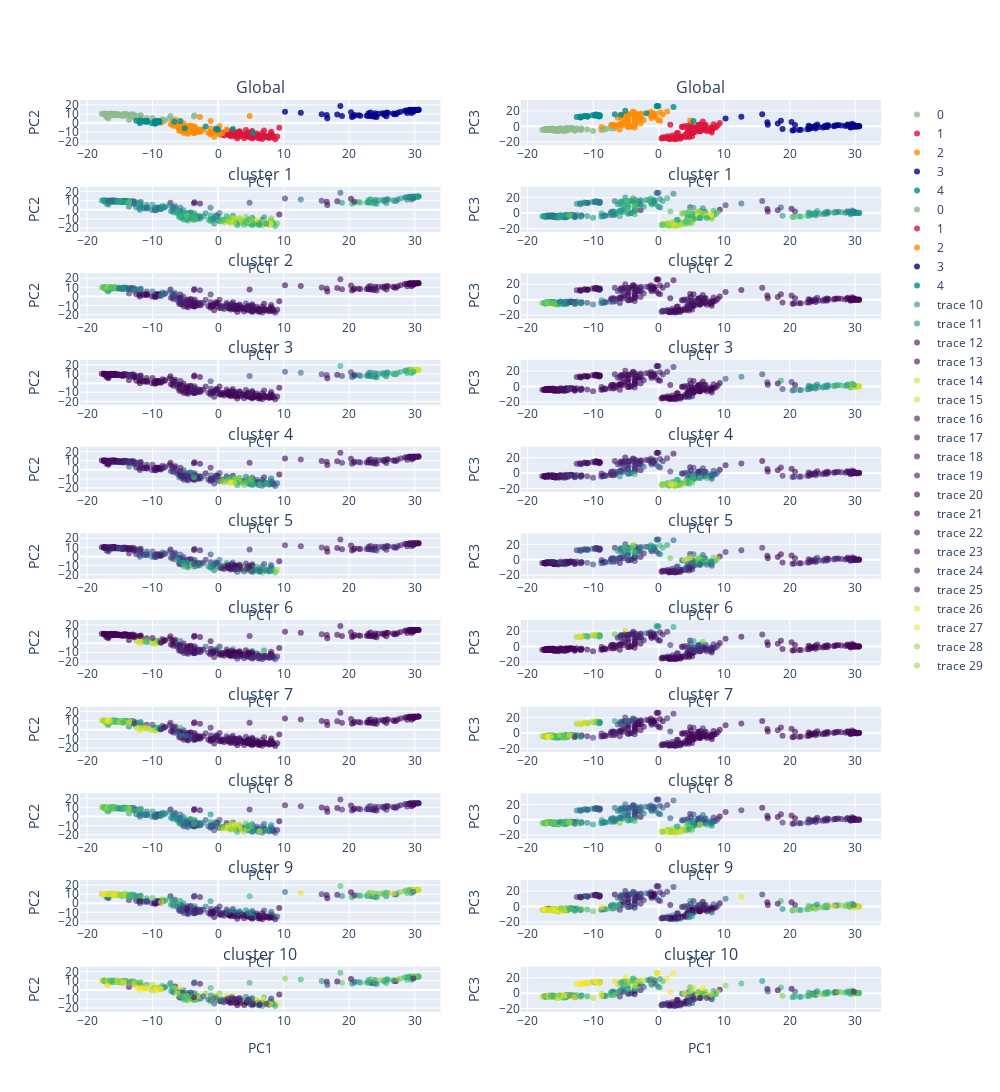

Write notebook code for a chart like this one.
### Markdown cell above
#### iii. cluster visualisation.

The function `MAC_process` performs dimensionality reduction on the _MS profiles_ extracted across local windows. _MS profiles_ are clustered (PCA + Mean Shift). 

Feature-wise, MS profiles contain the normalized probability of individual accessions towards window-level genetic clusters. We average MS_profiles by group. 

Below, the principal coordinates of Dr on the entire data sets are used to convey the ID of _MS profile_ features.

First the labels from the full set clustering are replotted.

### Code cell
from plotly import tools
from structure_tools.mstutorial_tools import KDE_pca

KDE_pca(feats= feats,Cameo= Cameo,label_vector= labels1,Subset= Subset, 
        Col_vec= colordict)

### Figure 1 — Plotly figure (JSON) as saved in the notebook; plotly's stock layout.template omitted (floating-point values rounded to 4 significant figures; data arrays with more than 128 entries replaced by an {"elided": "..."} marker saying what was removed)
{"data": [{"marker": {"color": "darkseagreen", "line": {"width": 0}, "opacity": 0.8, "size": 6, "symbol": "circle"}, "mode": "markers", "name": "0", "type": "scatter", "x": [-7.267, -3.689, -3.598, -14.12, -13.0, -17.75, -17.29, -15.15, -16.71, -17.27, -15.73, -14.62, -8.52, -15.72, -15.87, -12.72, -10.9, -11.86, -6.936, -12.49, -13.11, -15.79, -13.6, -13.42, -17.25, -11.79, -14.75, -16.57, -14.68, -17.04, -17.06, -14.77, -7.39, -16.29, -15.64, -8.431, -8.143, -13.59, -15.99, -16.04, -15.25, -12.78, -14.52, -13.28, -17.22, -16.54, -17.41, -16.2, -14.41, -15.6, -13.93, -15.94, -11.77, -17.45, -17.04, -16.28, -13.84, -16.21, -16.94, -14.11, -13.67, -15.86, -16.21, -14.23, -16.75, -15.73, -16.14, -14.08, -13.98, -17.09, -16.48, -16.12, -15.53, -15.86, -16.39, -15.31, -8.118, -15.94, -17.28, -6.658, -15.13, -14.29, -15.79, -15.3, -16.15, -17.01, -17.35, -17.37, -16.15, -16.07, -14.16, -16.01, -16.71, -13.6, -16.65, -15.54, -16.11, -10.01, -16.44, -12.83, -14.69, -16.75, -16.78, -8.758, -17.32, -15.79, -16.86, -16.07, -15.17, -16.76, -14.9, -13.61, -15.14, -11.97, -14.47, -16.26, -16.5], "xaxis": "x", "y": [7.676, 7.179, 8.248, 9.332, 9.629, 10.22, 9.578, 9.579, 8.925, 9.804, 9.668, 8.166, 4.274, 9.876, 9.259, 8.685, 5.502, 7.608, 2.906, 7.388, 7.896, 10.12, 3.287, 9.334, 9.614, 8.498, 9.175, 9.617, 8.653, 9.147, 9.54, 8.985, 5.259, 9.468, 9.426, 2.1, 3.505, 8.491, 9.703, 9.915, 9.237, 6.399, 9.641, 8.881, 9.445, 9.419, 9.887, 9.942, 9.563, 9.445, 9.024, 9.894, 4.616, 10.22, 6.636, 9.083, 9.269, 8.924, 9.611, 9.31, 7.972, 9.584, 9.426, 9.859, 5.445, 10.24, 8.82, 9.307, 9.398, 10.15, 9.397, 9.913, 9.145, 8.928, 9.559, 8.953, 2.568, 9.966, 9.733, 1.872, 9.185, 9.424, 9.076, 9.501, 10.14, 9.806, 9.782, 10.16, 9.973, 9.923, 8.279, 9.634, 9.059, 7.764, 8.892, 9.144, 9.651, 5.579, 10.18, 6.863, 8.778, 6.425, 7.561, 0.4684, 10.17, 9.77, 9.926, 9.67, 8.973, 9.838, 8.727, 8.177, 8.684, 7.94, 8.135, 9.421, 10.02], "yaxis": "y"}, {"marker": {"color": "crimson", "line": {"width": 0}, "opacity": 0.8, "size": 6, "symbol": "circle"}, "mode": "markers", "name": "1", "type": "scatter", "x": [9.327, 4.433, 5.199, 4.674, 1.696, 8.433, 9.014, 7.165, 4.95, 0.5718, 6.038, 3.545, 1.389, 5.172, 8.278, 7.926, 5.451, 6.937, 7.014, 6.161, 5.214, 5.303, 6.103, 4.522, 5.254, 6.06, 4.905, 6.382, 3.539, 6.086, 7.756, 4.756, 3.673, 6.743, 6.926, 8.72, 6.729, 8.388, 2.386, 4.245, 8.105, 2.741, 8.027, 4.548, 2.902, 7.184, 7.158, 8.019, 1.155, 4.074, 5.485, 7.959, 6.051, 1.775, 4.661, 2.309, 4.967, 5.142, 6.196, 4.895, 4.549, 4.639, 2.296, 2.95, 3.259, 5.915, 3.924, 6.618, 1.982, 7.351, 6.277, 2.923, 0.4232, 4.381, 1.607, 3.428, 6.397, 1.535, 1.718, 2.736, 2.093, 5.328, 1.897, 2.559, 4.36, 3.979, 1.556, 3.306, 3.301, 5.228, 3.011, 1.899, 4.744, 0.9181, 2.759, 2.92, 4.638, 2.459, 5.113, 0.6735], "xaxis": "x", "y": [-5.192, -14.52, -8.61, -11.93, -9.522, -15.83, -14.71, -14.12, -11.83, -10.44, -14.07, -12.9, -9.055, -15.45, -13.06, -13.63, -15.56, -14.76, -8.097, -16.74, -12.7, -12.69, -13.51, -11.94, -12.84, -13.6, -12.42, -14.84, -11.9, -13.82, -16.35, -12.65, -12.28, -10.97, -14.3, -17.67, -17.55, -15.1, -10.29, -7.63, -9.361, -11.13, -11.61, -10.48, -10.17, -15.38, -13.8, -15.38, -11.01, -13.23, -14.97, -15.52, -14.13, -11.68, -14.9, -13.43, -15.87, -15.42, -14.24, -13.0, -12.6, -11.38, -9.852, -13.45, -8.907, -11.29, -13.19, -14.02, -12.58, -15.08, -16.21, -12.99, -12.56, -13.64, -12.83, -14.37, -16.2, -12.48, -12.62, -12.57, -8.19, -14.7, -13.07, -9.929, -13.66, -16.58, -10.02, -12.28, -9.794, -16.95, -13.37, -14.36, -12.34, -13.66, -14.41, -16.98, -10.63, -14.12, -10.05, -12.3], "yaxis": "y"}, {"marker": {"color": "darkorange", "line": {"width": 0}, "opacity": 0.8, "size": 6, "symbol": "circle"}, "mode": "markers", "name": "2", "type": "scatter", "x": [4.803, -2.763, -6.546, 0.2117, -2.714, -1.148, -3.591, -3.7, -4.491, -3.564, -3.469, -4.593, -7.215, -6.835, -4.158, -0.7689, -5.272, -5.875, -5.81, -0.8177, -1.086, -6.955, -4.537, -1.084, -5.9, 1.301, -1.179, -0.7753, -2.658, -4.763, -3.037, -3.078, -4.694, -4.258, -4.677, -0.3635, -5.435, -4.597, -3.081, -0.02797, -1.101, -3.679, -2.969, -5.886, -3.515, -5.312, -2.766, -1.058, -0.7541, -3.964, -3.495, -2.28, -5.547, -5.926, -3.861, -6.117, -3.649, -6.233, -5.745, -5.506, -0.6029, -5.218, -8.707, 0.2027, -4.666, -1.496, -4.803, -4.021, 0.6252, -3.66], "xaxis": "x", "y": [7.761, 6.786, 3.805, -3.585, -7.591, 2.2, -3.436, -10.5, -9.414, -5.502, -10.71, -11.71, -1.344, -2.807, -2.737, -10.18, -0.4268, -1.644, -1.681, -10.5, -6.25, -1.146, -6.045, -10.25, -3.279, -7.036, -12.37, -10.66, -9.552, -10.44, -8.452, -8.924, -4.687, -3.218, -3.285, -8.172, -2.933, -5.311, -7.041, -10.93, -11.12, -10.92, -9.762, -6.557, -7.421, -8.379, -7.273, -9.707, -9.184, -8.106, -8.574, -7.132, -8.896, -8.301, -10.39, -1.944, -9.406, -4.115, -6.466, -6.869, -15.04, -10.89, 0.9889, -12.58, -6.931, -10.6, -6.213, -9.056, -11.14, -8.29], "yaxis": "y"}, {"marker": {"color": "darkblue", "line": {"width": 0}, "opacity": 0.8, "size": 6, "symbol": "circle"}, "mode": "markers", "name": "3", "type": "scatter", "x": [30.01, 30.6, 30.02, 29.67, 30.21, 29.69, 23.06, 23.59, 23.33, 30.41, 21.71, 18.65, 29.5, 29.81, 20.41, 29.68, 29.69, 25.42, 15.8, 29.85, 25.67, 23.95, 26.88, 29.16, 27.15, 30.57, 29.52, 22.67, 21.42, 20.66, 29.27, 25.75, 29.92, 10.21, 22.87, 27.38, 27.86, 23.85, 29.56, 28.5, 23.27, 29.28, 30.51, 23.93, 12.62, 28.84, 24.44, 25.06, 29.61, 29.93, 20.28, 18.9, 29.21, 29.36, 29.57, 29.13, 16.58, 22.96, 26.73, 28.76, 25.92, 29.79, 24.19, 25.32, 18.17, 16.66, 20.8], "xaxis": "x", "y": [14.56, 14.57, 14.22, 13.93, 14.23, 14.08, 8.048, 7.741, 7.649, 14.45, 8.118, 18.75, 11.2, 13.87, 6.65, 13.35, 14.36, 10.65, 9.8, 14.03, 7.524, 10.71, 9.816, 13.76, 9.669, 14.54, 13.19, 8.116, 8.533, 7.633, 13.94, 11.56, 14.32, 12.41, 8.186, 11.29, 12.34, 7.02, 14.11, 13.6, 11.61, 14.64, 14.65, 8.806, 11.34, 11.11, 10.36, 10.74, 14.35, 14.32, 12.01, 7.835, 13.67, 14.17, 13.95, 14.12, 8.873, 10.73, 10.56, 13.87, 11.2, 12.46, 6.58, 9.262, 9.307, 5.326, 8.843], "yaxis": "y"}, {"marker": {"color": "darkcyan", "line": {"width": 0}, "opacity": 0.8, "size": 6, "symbol": "circle"}, "mode": "markers", "name": "4", "type": "scatter", "x": [-11.25, -0.2046, -0.03446, -1.895, 5.314, -10.81, 2.258, -6.688, -10.86, -9.41, -9.011, -12.5, -0.3048, -5.757, -11.35, -11.83, -9.21, -9.268, -5.095, -9.074, -9.482, -12.02, -9.727, -11.94, -9.513, -10.1, -10.92, -9.711, -9.409, -8.965, -8.997], "xaxis": "x", "y": [2.044, -7.103, -7.14, -3.689, -10.45, 2.42, -6.466, 1.357, 1.285, 2.171, 1.476, 2.496, -6.322, 2.284, 1.725, 3.101, 1.699, 2.339, -5.74, 1.522, -0.2628, 1.737, 1.979, -0.1686, -0.4316, -0.1748, 2.502, -0.3327, 2.309, 2.38, 1.084], "yaxis": "y"}, {"marker": {"color": "darkseagreen", "line": {"width": 0}, "opacity": 0.8, "size": 6, "symbol": "circle"}, "mode": "markers", "name": "0", "type": "scatter", "x": [-7.267, -3.689, -3.598, -14.12, -13.0, -17.75, -17.29, -15.15, -16.71, -17.27, -15.73, -14.62, -8.52, -15.72, -15.87, -12.72, -10.9, -11.86, -6.936, -12.49, -13.11, -15.79, -13.6, -13.42, -17.25, -11.79, -14.75, -16.57, -14.68, -17.04, -17.06, -14.77, -7.39, -16.29, -15.64, -8.431, -8.143, -13.59, -15.99, -16.04, -15.25, -12.78, -14.52, -13.28, -17.22, -16.54, -17.41, -16.2, -14.41, -15.6, -13.93, -15.94, -11.77, -17.45, -17.04, -16.28, -13.84, -16.21, -16.94, -14.11, -13.67, -15.86, -16.21, -14.23, -16.75, -15.73, -16.14, -14.08, -13.98, -17.09, -16.48, -16.12, -15.53, -15.86, -16.39, -15.31, -8.118, -15.94, -17.28, -6.658, -15.13, -14.29, -15.79, -15.3, -16.15, -17.01, -17.35, -17.37, -16.15, -16.07, -14.16, -16.01, -16.71, -13.6, -16.65, -15.54, -16.11, -10.01, -16.44, -12.83, -14.69, -16.75, -16.78, -8.758, -17.32, -15.79, -16.86, -16.07, -15.17, -16.76, -14.9, -13.61, -15.14, -11.97, -14.47, -16.26, -16.5], "xaxis": "x2", "y": [0.2581, 2.785, 4.424, -2.204, -3.026, -4.249, -4.757, -4.397, -4.028, -3.883, -3.593, -4.229, -4.017, -4.503, -3.436, -3.696, -3.982, -4.651, -2.703, -2.357, -2.556, -4.596, -3.062, -2.103, -4.752, -3.607, -4.549, -4.229, -5.587, -4.318, -3.545, -3.734, -2.51, -3.788, -4.645, -3.484, -2.729, -2.563, -4.889, -4.871, -4.888, -5.402, -3.482, -2.952, -4.423, -3.811, -4.122, -4.907, -4.21, -4.473, -3.006, -4.894, -2.835, -4.406, -3.242, -3.106, -4.916, -3.261, -4.558, -4.803, -3.435, -4.687, -3.763, -4.561, -3.087, -5.598, -2.8, -3.904, -3.917, -3.72, -3.438, -4.888, -4.61, -3.638, -3.536, -6.115, -3.656, -4.891, -4.302, -2.151, -4.237, -5.933, -5.812, -4.897, -4.856, -3.448, -4.202, -3.925, -4.8, -4.783, -3.001, -4.247, -4.112, -2.847, -3.126, -4.11, -3.756, -6.166, -3.762, -5.21, -4.106, -3.068, -3.67, -4.388, -4.005, -4.595, -4.504, -4.76, -5.266, -4.346, -2.411, -3.187, -2.769, -4.436, -3.247, -3.429, -4.165], "yaxis": "y2"}, {"marker": {"color": "crimson", "line": {"width": 0}, "opacity": 0.8, "size": 6, "symbol": "circle"}, "mode": "markers", "name": "1", "type": "scatter", "x": [9.327, 4.433, 5.199, 4.674, 1.696, 8.433, 9.014, 7.165, 4.95, 0.5718, 6.038, 3.545, 1.389, 5.172, 8.278, 7.926, 5.451, 6.937, 7.014, 6.161, 5.214, 5.303, 6.103, 4.522, 5.254, 6.06, 4.905, 6.382, 3.539, 6.086, 7.756, 4.756, 3.673, 6.743, 6.926, 8.72, 6.729, 8.388, 2.386, 4.245, 8.105, 2.741, 8.027, 4.548, 2.902, 7.184, 7.158, 8.019, 1.155, 4.074, 5.485, 7.959, 6.051, 1.775, 4.661, 2.309, 4.967, 5.142, 6.196, 4.895, 4.549, 4.639, 2.296, 2.95, 3.259, 5.915, 3.924, 6.618, 1.982, 7.351, 6.277, 2.923, 0.4232, 4.381, 1.607, 3.428, 6.397, 1.535, 1.718, 2.736, 2.093, 5.328, 1.897, 2.559, 4.36, 3.979, 1.556, 3.306, 3.301, 5.228, 3.011, 1.899, 4.744, 0.9181, 2.759, 2.92, 4.638, 2.459, 5.113, 0.6735], "xaxis": "x2", "y": [4.292, 0.6631, -0.7979, -7.112, -15.85, -1.561, 1.021, 1.744, -7.423, -14.34, 1.373, -13.33, -12.91, -4.353, -2.789, -4.145, -2.119, -4.032, 1.776, -1.202, -6.485, -6.428, -4.768, -6.941, -6.521, -4.693, -5.967, 2.777, -0.5655, 0.7229, -4.524, -10.02, -0.8453, 6.172, -3.924, -1.464, -0.6412, 2.844, -14.34, -12.45, -7.847, -14.54, -5.542, -10.79, -13.41, -2.397, -3.796, -2.935, -14.95, -13.77, -7.58, -1.506, 1.6, 1.954, -1.552, -15.08, -4.523, -8.586, -6.354, 3.379, -10.18, -13.86, -16.2, -14.12, -13.35, -3.423, 0.1891, -3.192, -15.72, -6.372, -6.158, -15.45, -15.59, -5.929, -15.18, -13.99, -6.339, -15.16, -15.27, -15.75, -11.69, -7.504, -15.86, -16.66, -9.874, -11.29, -16.37, -13.3, -16.0, -4.872, -14.39, -14.62, -10.12, -14.21, -9.049, -8.736, -11.82, -14.3, -12.8, -15.39], "yaxis": "y2"}, {"marker": {"color": "darkorange", "line": {"width": 0}, "opacity": 0.8, "size": 6, "symbol": "circle"}, "mode": "markers", "name": "2", "type": "scatter", "x": [4.803, -2.763, -6.546, 0.2117, -2.714, -1.148, -3.591, -3.7, -4.491, -3.564, -3.469, -4.593, -7.215, -6.835, -4.158, -0.7689, -5.272, -5.875, -5.81, -0.8177, -1.086, -6.955, -4.537, -1.084, -5.9, 1.301, -1.179, -0.7753, -2.658, -4.763, -3.037, -3.078, -4.694, -4.258, -4.677, -0.3635, -5.435, -4.597, -3.081, -0.02797, -1.101, -3.679, -2.969, -5.886, -3.515, -5.312, -2.766, -1.058, -0.7541, -3.964, -3.495, -2.28, -5.547, -5.926, -3.861, -6.117, -3.649, -6.233, -5.745, -5.506, -0.6029, -5.218, -8.707, 0.2027, -4.666, -1.496, -4.803, -4.021, 0.6252, -3.66], "xaxis": "x2", "y": [7.518, 3.615, -0.1526, 7.194, 16.76, 13.29, 2.336, 14.34, 15.52, 6.18, 11.55, 10.09, 1.694, 1.588, 0.1617, 15.14, 4.423, 2.103, 2.193, 15.18, 10.93, 2.042, 15.22, 13.31, 2.611, 19.09, 18.78, 15.14, 11.39, 9.748, 11.45, 14.58, 5.833, -0.08943, -0.7438, 11.08, 1.46, -0.8137, 11.55, 8.058, 16.4, 7.376, 11.12, 12.27, 16.85, 12.01, 15.66, 15.07, 12.98, 18.16, 14.19, 8.099, 6.162, -4.203, 19.03, 2.054, 9.587, 11.29, 14.24, 13.78, 16.79, 15.45, -0.6757, 18.29, 5.17, 16.61, 14.66, 15.56, 15.44, -1.581], "yaxis": "y2"}, {"marker": {"color": "darkblue", "line": {"width": 0}, "opacity": 0.8, "size": 6, "symbol": "circle"}, "mode": "markers", "name": "3", "type": "scatter", "x": [30.01, 30.6, 30.02, 29.67, 30.21, 29.69, 23.06, 23.59, 23.33, 30.41, 21.71, 18.65, 29.5, 29.81, 20.41, 29.68, 29.69, 25.42, 15.8, 29.85, 25.67, 23.95, 26.88, 29.16, 27.15, 30.57, 29.52, 22.67, 21.42, 20.66, 29.27, 25.75, 29.92, 10.21, 22.87, 27.38, 27.86, 23.85, 29.56, 28.5, 23.27, 29.28, 30.51, 23.93, 12.62, 28.84, 24.44, 25.06, 29.61, 29.93, 20.28, 18.9, 29.21, 29.36, 29.57, 29.13, 16.58, 22.96, 26.73, 28.76, 25.92, 29.79, 24.19, 25.32, 18.17, 16.66, 20.8], "xaxis": "x2", "y": [0.8817, 0.03266, 0.3344, 0.4588, -0.4324, 1.267, -0.1384, -1.309, -1.242, 0.02706, -4.54, 7.225, 3.343, 0.235, -5.233, 0.5849, 0.1434, -0.873, 15.6, -0.1166, 1.561, -2.883, 1.155, 1.025, 1.133, 0.004329, 1.145, -3.641, -4.641, -4.829, 0.7581, -0.952, 0.1131, 10.03, 0.743, 1.685, 1.107, 0.5117, -0.157, 0.3947, -2.173, -1.423, 0.352, -0.5483, 12.43, 2.429, -0.9423, -1.414, 0.4314, 0.2504, 5.555, -3.455, -0.3649, 0.5379, -0.3066, 0.7913, 5.333, -3.555, 0.2635, 1.551, 1.013, 1.865, 2.507, 0.5217, 3.61, 2.005, 1.838], "yaxis": "y2"}, {"marker": {"color": "darkcyan", "line": {"width": 0}, "opacity": 0.8, "size": 6, "symbol": "circle"}, "mode": "markers", "name": "4", "type": "scatter", "x": [-11.25, -0.2046, -0.03446, -1.895, 5.314, -10.81, 2.258, -6.688, -10.86, -9.41, -9.011, -12.5, -0.3048, -5.757, -11.35, -11.83, -9.21, -9.268, -5.095, -9.074, -9.482, -12.02, -9.727, -11.94, -9.513, -10.1, -10.92, -9.711, -9.409, -8.965, -8.997], "xaxis": "x2", "y": [13.26, 26.36, 26.26, 16.95, 6.993, 13.25, 25.12, 15.65, 12.85, 14.15, 13.89, 12.15, 25.96, 14.88, 13.49, 11.88, 14.26, 14.22, 20.16, 12.84, 15.07, 12.72, 13.83, 11.54, 15.2, 14.38, 12.84, 15.02, 14.18, 14.46, 12.99], "yaxis": "y2"}, {"marker": {"color": {"elided": "385 float values"}, "colorscale": [[0, "#440154"], [0.1111, "#482878"], [0.2222, "#3e4989"], [0.3333, "#31688e"], [0.4444, "#26828e"], [0.5556, "#1f9e89"], [0.6667, "#35b779"], [0.7778, "#6ece58"], [0.8889, "#b5de2b"], [1, "#fde725"]], "line": {"width": 0}, "opacity": 0.6, "size": 6, "symbol": "circle"}, "mode": "markers", "type": "scatter", "x": {"elided": "385 float values"}, "xaxis": "x3", "y": {"elided": "385 float values"}, "yaxis": "y3"}, {"marker": {"color": {"elided": "385 float values"}, "colorscale": [[0, "#440154"], [0.1111, "#482878"], [0.2222, "#3e4989"], [0.3333, "#31688e"], [0.4444, "#26828e"], [0.5556, "#1f9e89"], [0.6667, "#35b779"], [0.7778, "#6ece58"], [0.8889, "#b5de2b"], [1, "#fde725"]], "line": {"width": 0}, "opacity": 0.6, "size": 6, "symbol": "circle"}, "mode": "markers", "type": "scatter", "x": {"elided": "385 float values"}, "xaxis": "x4", "y": {"elided": "385 float values"}, "yaxis": "y4"}, {"marker": {"color": {"elided": "385 float values"}, "colorscale": [[0, "#440154"], [0.1111, "#482878"], [0.2222, "#3e4989"], [0.3333, "#31688e"], [0.4444, "#26828e"], [0.5556, "#1f9e89"], [0.6667, "#35b779"], [0.7778, "#6ece58"], [0.8889, "#b5de2b"], [1, "#fde725"]], "line": {"width": 0}, "opacity": 0.6, "size": 6, "symbol": "circle"}, "mode": "markers", "type": "scatter", "x": {"elided": "385 float values"}, "xaxis": "x5", "y": {"elided": "385 float values"}, "yaxis": "y5"}, {"marker": {"color": {"elided": "385 float values"}, "colorscale": [[0, "#440154"], [0.1111, "#482878"], [0.2222, "#3e4989"], [0.3333, "#31688e"], [0.4444, "#26828e"], [0.5556, "#1f9e89"], [0.6667, "#35b779"], [0.7778, "#6ece58"], [0.8889, "#b5de2b"], [1, "#fde725"]], "line": {"width": 0}, "opacity": 0.6, "size": 6, "symbol": "circle"}, "mode": "markers", "type": "scatter", "x": {"elided": "385 float values"}, "xaxis": "x6", "y": {"elided": "385 float values"}, "yaxis": "y6"}, {"marker": {"color": {"elided": "385 float values"}, "colorscale": [[0, "#440154"], [0.1111, "#482878"], [0.2222, "#3e4989"], [0.3333, "#31688e"], [0.4444, "#26828e"], [0.5556, "#1f9e89"], [0.6667, "#35b779"], [0.7778, "#6ece58"], [0.8889, "#b5de2b"], [1, "#fde725"]], "line": {"width": 0}, "opacity": 0.6, "size": 6, "symbol": "circle"}, "mode": "markers", "type": "scatter", "x": {"elided": "385 float values"}, "xaxis": "x7", "y": {"elided": "385 float values"}, "yaxis": "y7"}, {"marker": {"color": {"elided": "385 float values"}, "colorscale": [[0, "#440154"], [0.1111, "#482878"], [0.2222, "#3e4989"], [0.3333, "#31688e"], [0.4444, "#26828e"], [0.5556, "#1f9e89"], [0.6667, "#35b779"], [0.7778, "#6ece58"], [0.8889, "#b5de2b"], [1, "#fde725"]], "line": {"width": 0}, "opacity": 0.6, "size": 6, "symbol": "circle"}, "mode": "markers", "type": "scatter", "x": {"elided": "385 float values"}, "xaxis": "x8", "y": {"elided": "385 float values"}, "yaxis": "y8"}, {"marker": {"color": {"elided": "385 float values"}, "colorscale": [[0, "#440154"], [0.1111, "#482878"], [0.2222, "#3e4989"], [0.3333, "#31688e"], [0.4444, "#26828e"], [0.5556, "#1f9e89"], [0.6667, "#35b779"], [0.7778, "#6ece58"], [0.8889, "#b5de2b"], [1, "#fde725"]], "line": {"width": 0}, "opacity": 0.6, "size": 6, "symbol": "circle"}, "mode": "markers", "type": "scatter", "x": {"elided": "385 float values"}, "xaxis": "x9", "y": {"elided": "385 float values"}, "yaxis": "y9"}, {"marker": {"color": {"elided": "385 float values"}, "colorscale": [[0, "#440154"], [0.1111, "#482878"], [0.2222, "#3e4989"], [0.3333, "#31688e"], [0.4444, "#26828e"], [0.5556, "#1f9e89"], [0.6667, "#35b779"], [0.7778, "#6ece58"], [0.8889, "#b5de2b"], [1, "#fde725"]], "line": {"width": 0}, "opacity": 0.6, "size": 6, "symbol": "circle"}, "mode": "markers", "type": "scatter", "x": {"elided": "385 float values"}, "xaxis": "x10", "y": {"elided": "385 float values"}, "yaxis": "y10"}, {"marker": {"color": {"elided": "385 float values"}, "colorscale": [[0, "#440154"], [0.1111, "#482878"], [0.2222, "#3e4989"], [0.3333, "#31688e"], [0.4444, "#26828e"], [0.5556, "#1f9e89"], [0.6667, "#35b779"], [0.7778, "#6ece58"], [0.8889, "#b5de2b"], [1, "#fde725"]], "line": {"width": 0}, "opacity": 0.6, "size": 6, "symbol": "circle"}, "mode": "markers", "type": "scatter", "x": {"elided": "385 float values"}, "xaxis": "x11", "y": {"elided": "385 float values"}, "yaxis": "y11"}, {"marker": {"color": {"elided": "385 float values"}, "colorscale": [[0, "#440154"], [0.1111, "#482878"], [0.2222, "#3e4989"], [0.3333, "#31688e"], [0.4444, "#26828e"], [0.5556, "#1f9e89"], [0.6667, "#35b779"], [0.7778, "#6ece58"], [0.8889, "#b5de2b"], [1, "#fde725"]], "line": {"width": 0}, "opacity": 0.6, "size": 6, "symbol": "circle"}, "mode": "markers", "type": "scatter", "x": {"elided": "385 float values"}, "xaxis": "x12", "y": {"elided": "385 float values"}, "yaxis": "y12"}, {"marker": {"color": {"elided": "385 float values"}, "colorscale": [[0, "#440154"], [0.1111, "#482878"], [0.2222, "#3e4989"], [0.3333, "#31688e"], [0.4444, "#26828e"], [0.5556, "#1f9e89"], [0.6667, "#35b779"], [0.7778, "#6ece58"], [0.8889, "#b5de2b"], [1, "#fde725"]], "line": {"width": 0}, "opacity": 0.6, "size": 6, "symbol": "circle"}, "mode": "markers", "type": "scatter", "x": {"elided": "385 float values"}, "xaxis": "x13", "y": {"elided": "385 float values"}, "yaxis": "y13"}, {"marker": {"color": {"elided": "385 float values"}, "colorscale": [[0, "#440154"], [0.1111, "#482878"], [0.2222, "#3e4989"], [0.3333, "#31688e"], [0.4444, "#26828e"], [0.5556, "#1f9e89"], [0.6667, "#35b779"], [0.7778, "#6ece58"], [0.8889, "#b5de2b"], [1, "#fde725"]], "line": {"width": 0}, "opacity": 0.6, "size": 6, "symbol": "circle"}, "mode": "markers", "type": "scatter", "x": {"elided": "385 float values"}, "xaxis": "x14", "y": {"elided": "385 float values"}, "yaxis": "y14"}, {"marker": {"color": {"elided": "385 float values"}, "colorscale": [[0, "#440154"], [0.1111, "#482878"], [0.2222, "#3e4989"], [0.3333, "#31688e"], [0.4444, "#26828e"], [0.5556, "#1f9e89"], [0.6667, "#35b779"], [0.7778, "#6ece58"], [0.8889, "#b5de2b"], [1, "#fde725"]], "line": {"width": 0}, "opacity": 0.6, "size": 6, "symbol": "circle"}, "mode": "markers", "type": "scatter", "x": {"elided": "385 float values"}, "xaxis": "x15", "y": {"elided": "385 float values"}, "yaxis": "y15"}, {"marker": {"color": {"elided": "385 float values"}, "colorscale": [[0, "#440154"], [0.1111, "#482878"], [0.2222, "#3e4989"], [0.3333, "#31688e"], [0.4444, "#26828e"], [0.5556, "#1f9e89"], [0.6667, "#35b779"], [0.7778, "#6ece58"], [0.8889, "#b5de2b"], [1, "#fde725"]], "line": {"width": 0}, "opacity": 0.6, "size": 6, "symbol": "circle"}, "mode": "markers", "type": "scatter", "x": {"elided": "385 float values"}, "xaxis": "x16", "y": {"elided": "385 float values"}, "yaxis": "y16"}, {"marker": {"color": {"elided": "385 float values"}, "colorscale": [[0, "#440154"], [0.1111, "#482878"], [0.2222, "#3e4989"], [0.3333, "#31688e"], [0.4444, "#26828e"], [0.5556, "#1f9e89"], [0.6667, "#35b779"], [0.7778, "#6ece58"], [0.8889, "#b5de2b"], [1, "#fde725"]], "line": {"width": 0}, "opacity": 0.6, "size": 6, "symbol": "circle"}, "mode": "markers", "type": "scatter", "x": {"elided": "385 float values"}, "xaxis": "x17", "y": {"elided": "385 float values"}, "yaxis": "y17"}, {"marker": {"color": {"elided": "385 float values"}, "colorscale": [[0, "#440154"], [0.1111, "#482878"], [0.2222, "#3e4989"], [0.3333, "#31688e"], [0.4444, "#26828e"], [0.5556, "#1f9e89"], [0.6667, "#35b779"], [0.7778, "#6ece58"], [0.8889, "#b5de2b"], [1, "#fde725"]], "line": {"width": 0}, "opacity": 0.6, "size": 6, "symbol": "circle"}, "mode": "markers", "type": "scatter", "x": {"elided": "385 float values"}, "xaxis": "x18", "y": {"elided": "385 float values"}, "yaxis": "y18"}, {"marker": {"color": {"elided": "385 float values"}, "colorscale": [[0, "#440154"], [0.1111, "#482878"], [0.2222, "#3e4989"], [0.3333, "#31688e"], [0.4444, "#26828e"], [0.5556, "#1f9e89"], [0.6667, "#35b779"], [0.7778, "#6ece58"], [0.8889, "#b5de2b"], [1, "#fde725"]], "line": {"width": 0}, "opacity": 0.6, "size": 6, "symbol": "circle"}, "mode": "markers", "type": "scatter", "x": {"elided": "385 float values"}, "xaxis": "x19", "y": {"elided": "385 float values"}, "yaxis": "y19"}, {"marker": {"color": {"elided": "385 float values"}, "colorscale": [[0, "#440154"], [0.1111, "#482878"], [0.2222, "#3e4989"], [0.3333, "#31688e"], [0.4444, "#26828e"], [0.5556, "#1f9e89"], [0.6667, "#35b779"], [0.7778, "#6ece58"], [0.8889, "#b5de2b"], [1, "#fde725"]], "line": {"width": 0}, "opacity": 0.6, "size": 6, "symbol": "circle"}, "mode": "markers", "type": "scatter", "x": {"elided": "385 float values"}, "xaxis": "x20", "y": {"elided": "385 float values"}, "yaxis": "y20"}, {"marker": {"color": {"elided": "385 float values"}, "colorscale": [[0, "#440154"], [0.1111, "#482878"], [0.2222, "#3e4989"], [0.3333, "#31688e"], [0.4444, "#26828e"], [0.5556, "#1f9e89"], [0.6667, "#35b779"], [0.7778, "#6ece58"], [0.8889, "#b5de2b"], [1, "#fde725"]], "line": {"width": 0}, "opacity": 0.6, "size": 6, "symbol": "circle"}, "mode": "markers", "type": "scatter", "x": {"elided": "385 float values"}, "xaxis": "x21", "y": {"elided": "385 float values"}, "yaxis": "y21"}, {"marker": {"color": {"elided": "385 float values"}, "colorscale": [[0, "#440154"], [0.1111, "#482878"], [0.2222, "#3e4989"], [0.3333, "#31688e"], [0.4444, "#26828e"], [0.5556, "#1f9e89"], [0.6667, "#35b779"], [0.7778, "#6ece58"], [0.8889, "#b5de2b"], [1, "#fde725"]], "line": {"width": 0}, "opacity": 0.6, "size": 6, "symbol": "circle"}, "mode": "markers", "type": "scatter", "x": {"elided": "385 float values"}, "xaxis": "x22", "y": {"elided": "385 float values"}, "yaxis": "y22"}], "layout": {"annotations": [{"font": {"size": 16}, "showarrow": false, "text": "Global", "x": 0.225, "xanchor": "center", "xref": "paper", "y": 1.0, "yanchor": "bottom", "yref": "paper"}, {"font": {"size": 16}, "showarrow": false, "text": "Global", "x": 0.775, "xanchor": "center", "xref": "paper", "y": 1.0, "yanchor": "bottom", "yref": "paper"}, {"font": {"size": 16}, "showarrow": false, "text": "cluster 1", "x": 0.225, "xanchor": "center", "xref": "paper", "y": 0.905, "yanchor": "bottom", "yref": "paper"}, {"font": {"size": 16}, "showarrow": false, "text": "cluster 1", "x": 0.775, "xanchor": "center", "xref": "paper", "y": 0.905, "yanchor": "bottom", "yref": "paper"}, {"font": {"size": 16}, "showarrow": false, "text": "cluster 2", "x": 0.225, "xanchor": "center", "xref": "paper", "y": 0.8099, "yanchor": "bottom", "yref": "paper"}, {"font": {"size": 16}, "showarrow": false, "text": "cluster 2", "x": 0.775, "xanchor": "center", "xref": "paper", "y": 0.8099, "yanchor": "bottom", "yref": "paper"}, {"font": {"size": 16}, "showarrow": false, "text": "cluster 3", "x": 0.225, "xanchor": "center", "xref": "paper", "y": 0.7149, "yanchor": "bottom", "yref": "paper"}, {"font": {"size": 16}, "showarrow": false, "text": "cluster 3", "x": 0.775, "xanchor": "center", "xref": "paper", "y": 0.7149, "yanchor": "bottom", "yref": "paper"}, {"font": {"size": 16}, "showarrow": false, "text": "cluster 4", "x": 0.225, "xanchor": "center", "xref": "paper", "y": 0.6198, "yanchor": "bottom", "yref": "paper"}, {"font": {"size": 16}, "showarrow": false, "text": "cluster 4", "x": 0.775, "xanchor": "center", "xref": "paper", "y": 0.6198, "yanchor": "bottom", "yref": "paper"}, {"font": {"size": 16}, "showarrow": false, "text": "cluster 5", "x": 0.225, "xanchor": "center", "xref": "paper", "y": 0.5248, "yanchor": "bottom", "yref": "paper"}, {"font": {"size": 16}, "showarrow": false, "text": "cluster 5", "x": 0.775, "xanchor": "center", "xref": "paper", "y": 0.5248, "yanchor": "bottom", "yref": "paper"}, {"font": {"size": 16}, "showarrow": false, "text": "cluster 6", "x": 0.225, "xanchor": "center", "xref": "paper", "y": 0.4298, "yanchor": "bottom", "yref": "paper"}, {"font": {"size": 16}, "showarrow": false, "text": "cluster 6", "x": 0.775, "xanchor": "center", "xref": "paper", "y": 0.4298, "yanchor": "bottom", "yref": "paper"}, {"font": {"size": 16}, "showarrow": false, "text": "cluster 7", "x": 0.225, "xanchor": "center", "xref": "paper", "y": 0.3347, "yanchor": "bottom", "yref": "paper"}, {"font": {"size": 16}, "showarrow": false, "text": "cluster 7", "x": 0.775, "xanchor": "center", "xref": "paper", "y": 0.3347, "yanchor": "bottom", "yref": "paper"}, {"font": {"size": 16}, "showarrow": false, "text": "cluster 8", "x": 0.225, "xanchor": "center", "xref": "paper", "y": 0.2397, "yanchor": "bottom", "yref": "paper"}, {"font": {"size": 16}, "showarrow": false, "text": "cluster 8", "x": 0.775, "xanchor": "center", "xref": "paper", "y": 0.2397, "yanchor": "bottom", "yref": "paper"}, {"font": {"size": 16}, "showarrow": false, "text": "cluster 9", "x": 0.225, "xanchor": "center", "xref": "paper", "y": 0.1446, "yanchor": "bottom", "yref": "paper"}, {"font": {"size": 16}, "showarrow": false, "text": "cluster 9", "x": 0.775, "xanchor": "center", "xref": "paper", "y": 0.1446, "yanchor": "bottom", "yref": "paper"}, {"font": {"size": 16}, "showarrow": false, "text": "cluster 10", "x": 0.225, "xanchor": "center", "xref": "paper", "y": 0.04959, "yanchor": "bottom", "yref": "paper"}, {"font": {"size": 16}, "showarrow": false, "text": "cluster 10", "x": 0.775, "xanchor": "center", "xref": "paper", "y": 0.04959, "yanchor": "bottom", "yref": "paper"}], "height": 2000, "width": 1000, "xaxis": {"anchor": "y", "domain": [0, 0.45], "title": {"text": "PC1"}}, "xaxis10": {"anchor": "y10", "domain": [0.55, 1], "title": {"text": "PC1"}}, "xaxis11": {"anchor": "y11", "domain": [0, 0.45], "title": {"text": "PC1"}}, "xaxis12": {"anchor": "y12", "domain": [0.55, 1], "title": {"text": "PC1"}}, "xaxis13": {"anchor": "y13", "domain": [0, 0.45], "title": {"text": "PC1"}}, "xaxis14": {"anchor": "y14", "domain": [0.55, 1], "title": {"text": "PC1"}}, "xaxis15": {"anchor": "y15", "domain": [0, 0.45], "title": {"text": "PC1"}}, "xaxis16": {"anchor": "y16", "domain": [0.55, 1], "title": {"text": "PC1"}}, "xaxis17": {"anchor": "y17", "domain": [0, 0.45], "title": {"text": "PC1"}}, "xaxis18": {"anchor": "y18", "domain": [0.55, 1], "title": {"text": "PC1"}}, "xaxis19": {"anchor": "y19", "domain": [0, 0.45], "title": {"text": "PC1"}}, "xaxis2": {"anchor": "y2", "domain": [0.55, 1], "title": {"text": "PC1"}}, "xaxis20": {"anchor": "y20", "domain": [0.55, 1], "title": {"text": "PC1"}}, "xaxis21": {"anchor": "y21", "domain": [0, 0.45], "title": {"text": "PC1"}}, "xaxis22": {"anchor": "y22", "domain": [0.55, 1], "title": {"text": "PC1"}}, "xaxis3": {"anchor": "y3", "domain": [0, 0.45], "title": {"text": "PC1"}}, "xaxis4": {"anchor": "y4", "domain": [0.55, 1], "title": {"text": "PC1"}}, "xaxis5": {"anchor": "y5", "domain": [0, 0.45], "title": {"text": "PC1"}}, "xaxis6": {"anchor": "y6", "domain": [0.55, 1], "title": {"text": "PC1"}}, "xaxis7": {"anchor": "y7", "domain": [0, 0.45], "title": {"text": "PC1"}}, "xaxis8": {"anchor": "y8", "domain": [0.55, 1], "title": {"text": "PC1"}}, "xaxis9": {"anchor": "y9", "domain": [0, 0.45], "title": {"text": "PC1"}}, "yaxis": {"anchor": "x", "domain": [0.9504, 1.0], "title": {"text": "PC2"}}, "yaxis10": {"anchor": "x10", "domain": [0.5702, 0.6198], "title": {"text": "PC3"}}, "yaxis11": {"anchor": "x11", "domain": [0.4752, 0.5248], "title": {"text": "PC2"}}, "yaxis12": {"anchor": "x12", "domain": [0.4752, 0.5248], "title": {"text": "PC3"}}, "yaxis13": {"anchor": "x13", "domain": [0.3802, 0.4298], "title": {"text": "PC2"}}, "yaxis14": {"anchor": "x14", "domain": [0.3802, 0.4298], "title": {"text": "PC3"}}, "yaxis15": {"anchor": "x15", "domain": [0.2851, 0.3347], "title": {"text": "PC2"}}, "yaxis16": {"anchor": "x16", "domain": [0.2851, 0.3347], "title": {"text": "PC3"}}, "yaxis17": {"anchor": "x17", "domain": [0.1901, 0.2397], "title": {"text": "PC2"}}, "yaxis18": {"anchor": "x18", "domain": [0.1901, 0.2397], "title": {"text": "PC3"}}, "yaxis19": {"anchor": "x19", "domain": [0.09504, 0.1446], "title": {"text": "PC2"}}, "yaxis2": {"anchor": "x2", "domain": [0.9504, 1.0], "title": {"text": "PC3"}}, "yaxis20": {"anchor": "x20", "domain": [0.09504, 0.1446], "title": {"text": "PC3"}}, "yaxis21": {"anchor": "x21", "domain": [0, 0.04959], "title": {"text": "PC2"}}, "yaxis22": {"anchor": "x22", "domain": [0, 0.04959], "title": {"text": "PC3"}}, "yaxis3": {"anchor": "x3", "domain": [0.8554, 0.905], "title": {"text": "PC2"}}, "yaxis4": {"anchor": "x4", "domain": [0.8554, 0.905], "title": {"text": "PC3"}}, "yaxis5": {"anchor": "x5", "domain": [0.7603, 0.8099], "title": {"text": "PC2"}}, "yaxis6": {"anchor": "x6", "domain": [0.7603, 0.8099], "title": {"text": "PC3"}}, "yaxis7": {"anchor": "x7", "domain": [0.6653, 0.7149], "title": {"text": "PC2"}}, "yaxis8": {"anchor": "x8", "domain": [0.6653, 0.7149], "title": {"text": "PC3"}}, "yaxis9": {"anchor": "x9", "domain": [0.5702, 0.6198], "title": {"text": "PC2"}}}}
